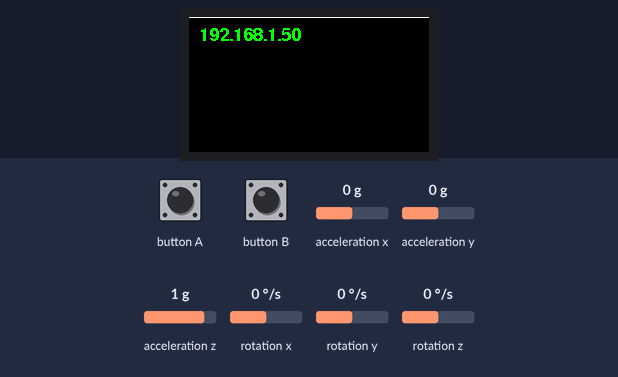
The program below on a simulated ESP32. On the bench: 240×135 colour display. The inputs (shaded band) are chosen by the test bench; at power-on: acceleration z 1 g, acceleration x 0 g, acceleration y 0 g, rotation x 0 °/s, rotation y 0 °/s, rotation z 0 °/s. WiFi joins after 1.5 s; servers stay silent unless stated; what the program prints to the serial monitor is not drawn.

Above: at 3.3 s.
3.4 s: acceleration z set to 0 g
At 5.0 s:
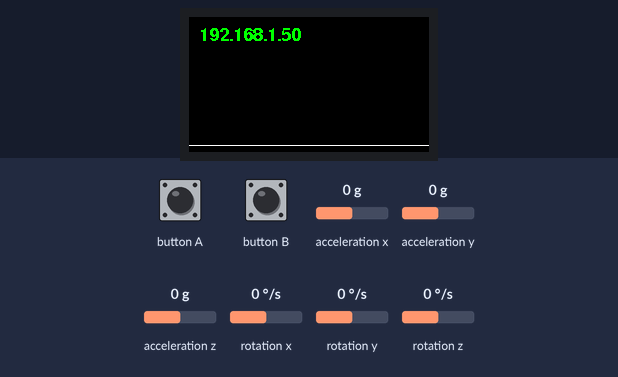
6.4 s: button A pressed for 0.15 s
9.5 s: button A pressed for 0.15 s
12.6 s: button A pressed for 0.15 s
15.7 s: button A pressed for 0.15 s
18.8 s: acceleration x set to -1.4 g
At 22.57 s:
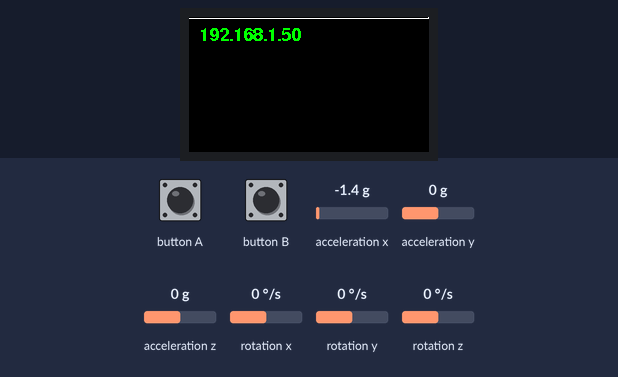
Timing chart, 0 to 22.8 s (numbered marks = the images above; inputs shaded):
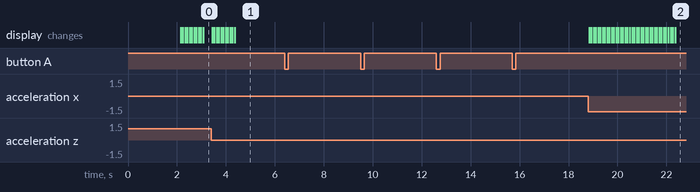

Measured:
- after the input at 3.4 s, the display: first changes at once (image 1 shows a later state)
- after the input at 6.4 s, every drawn part: stays the same
- after the input at 9.5 s, every drawn part: stays the same
- after the input at 12.6 s, every drawn part: stays the same
- after the input at 15.7 s, every drawn part: stays the same
- after the input at 18.8 s, the display: first changes after 0.05 s (image 2 shows a later state)

The program:

main.cpp
```cpp
#include "M5StickCPlus2.h"
#include "MahonyAHRS_Nathan.h"
#include <ESPAsyncWebServer.h>
#include <WiFi.h>
#include <algorithm>
#include <array>

#include <sstream>
#include <string>

// Replace with your network credentials
const char *ssid = "SSID-A7F77D";
const char *password = "gSmyzdmX";

constexpr int loop_rate = 250;
constexpr int max_records = loop_rate * 2;

constexpr int buzzer_on_ms = 50;

// Create AsyncWebServer object on port 80
AsyncWebServer server(80);

// Structure to store IMU data
struct IMUData {
  Quaternion orientation;
  Vector3f world_accel;
  Vector3f angular_velocity;
};

// Vector to store IMU records
std::array<IMUData, max_records> imu_data_records;
int write_idx = 0;

Mahony ahrs_filter;

bool record = true;

void plot_accel_data() {
  StickCP2.Display.fillScreen(BLACK); // Clear the screen
  String ip = WiFi.localIP().toString();
  StickCP2.Display.drawString(ip, 10, 10);

  int prevX = 0, prevY = 0;
  float max_az = 0;
  float min_az = 0;
  for (int i = 0; i < imu_data_records.size(); i++) {
    max_az = std::max(max_az, imu_data_records[i].world_accel.z);
    min_az = std::min(min_az, imu_data_records[i].world_accel.z);
  }

  for (size_t i = 0; i < imu_data_records.size(); i++) {
    int offset_idx = (i + write_idx) % max_records;
    int x = ((float)i * StickCP2.Display.width()) / imu_data_records.size();
    float normed_az = (imu_data_records[offset_idx].world_accel.z - min_az) /
                      (max_az - min_az);
    int y = StickCP2.Display.height() -
            (int)(normed_az * StickCP2.Display.height());

    if (i > 0) {
      StickCP2.Display.drawLine(prevX, prevY, x, y, WHITE); // Connect the dots
    }
    prevX = x;
    prevY = y;
  }
}

String imu_data_to_string(const IMUData &data) {
  String str;
  str += String(data.orientation.w) + ", " + String(data.orientation.x) + ", " +
         String(data.orientation.y) + ", " + String(data.orientation.z) + ", " +
         String(data.world_accel.x) + ", " + String(data.world_accel.y) + ", " +
         String(data.world_accel.z) + ", " + String(data.angular_velocity.x) +
         ", " + String(data.angular_velocity.y) + ", " +
         String(data.angular_velocity.z);
  return str;
}

void setup() {
  // Initialize M5StickCPlus2
  auto cfg = M5.config();
  StickCP2.begin(cfg);
  StickCP2.Display.setRotation(1);
  StickCP2.Display.setTextColor(GREEN);
  StickCP2.Display.setTextDatum(top_left);
  StickCP2.Display.setFont(&fonts::FreeSansBold9pt7b);
  StickCP2.Display.setTextSize(1);

  // Initialize Serial Monitor
  Serial.begin(1000000);

  // Connect to Wi-Fi
  WiFi.begin(ssid, password);
  while (WiFi.status() != WL_CONNECTED) {
    delay(1000);
    Serial.println("Connecting to WiFi..");
  }
  Serial.println("Connected to the WiFi network");
  Serial.print("IP Address: ");
  Serial.println(WiFi.localIP());

  String ip = WiFi.localIP().toString();
  StickCP2.Display.drawString(ip, 10, 40);

  // IMU initialization
  StickCP2.Imu.begin();
  ahrs_filter.begin(loop_rate, 1.0);

  // Define web server route
  server.on("/", HTTP_GET, [](AsyncWebServerRequest *request) {
    record = false; // not sure what the threading system is
    String data_string = "idx, qw, qx, qy, qz, ax, ay, az, wx, wy, wz\n";
    for (int i = 0; i < max_records; i++) {
      int offset_idx = (i + write_idx) % max_records;
      const auto &data = imu_data_records[offset_idx];
      data_string += String(i) + ", " + imu_data_to_string(data) + "\n";
    }
    request->send(200, "text/plain", data_string);
    record = true;
  });

  // Start server
  server.begin();
}

void loop() {
  auto imu_update = StickCP2.Imu.update();
  if (imu_update) {
    auto data = StickCP2.Imu.getImuData();
    ahrs_filter.updateIMU(data.gyro.x, data.gyro.y, data.gyro.z, data.accel.x,
                          data.accel.y, data.accel.z);

    IMUData imu_data;
    imu_data.orientation = Quaternion(ahrs_filter.q0, ahrs_filter.q1,
                                      ahrs_filter.q2, ahrs_filter.q3);
    imu_data.world_accel = imu_data.orientation.rotate(
        Vector3f(data.accel.x, data.accel.y, data.accel.z));
    imu_data.angular_velocity = Vector3f(data.gyro.x, data.gyro.y, data.gyro.z);

    if (imu_data.world_accel.z > 2) {
      StickCP2.Speaker.tone(4000, buzzer_on_ms);
    }

    // Here you might want to limit the size of `imu_data_records` to avoid
    // running out of memory
    if (record) {
      if (write_idx == max_records) {
        write_idx = 0;
      }
      imu_data_records.at(write_idx) = imu_data;
      write_idx++;

      //   Serial.printf("wxyz: %f %f %f %f ", imu_data.orientation.w,
      //                 imu_data.orientation.x, imu_data.orientation.y,
      //                 imu_data.orientation.z);
      //   Serial.printf("body_accel_world_frame: %f %f  %f\n",
      //                 imu_data.world_accel.x, imu_data.world_accel.y,
      //                 imu_data.world_accel.z);
    }
  }
  if (write_idx % 50 == 0) {
    plot_accel_data();
  }

  StickCP2.update();
  if (StickCP2.BtnA.wasClicked()) {
    Serial.printf("button pressed\n");
    plot_accel_data();
  }

  delayMicroseconds(50); // Adjust delay to control data collection rate
}
```
